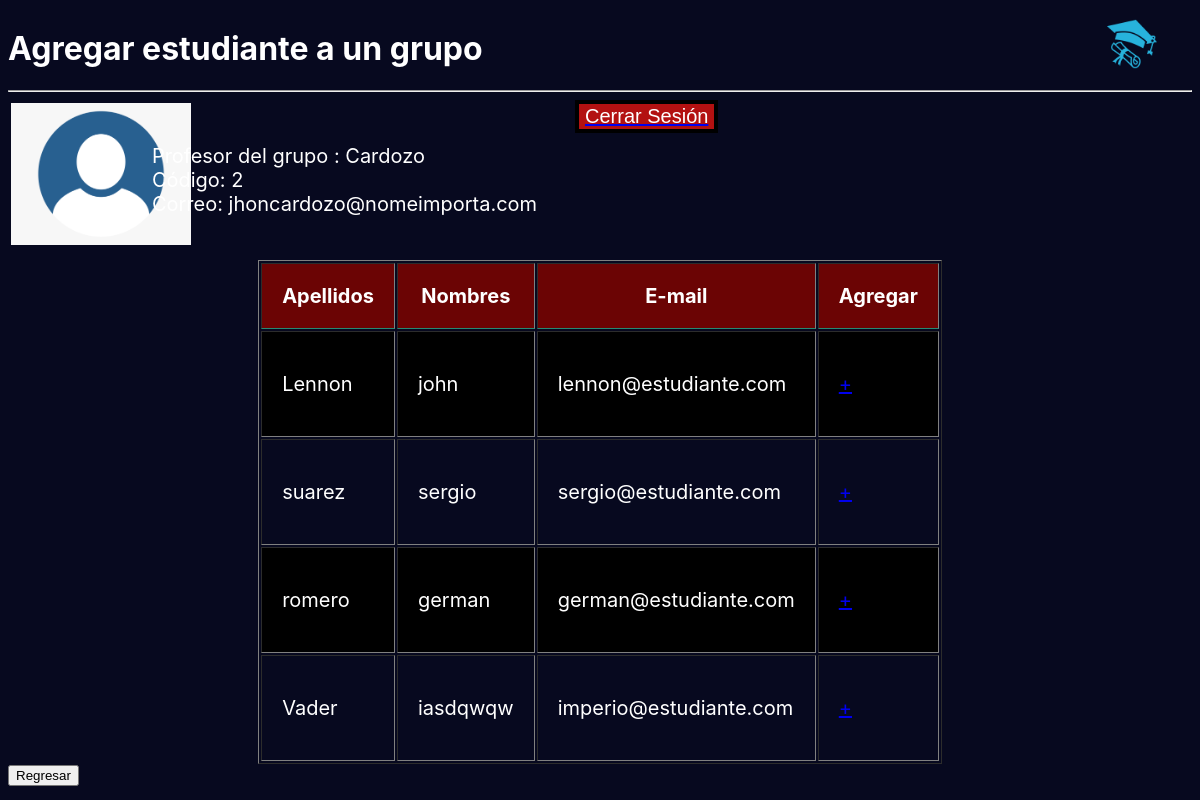
The app's page /index/admin/agregarEstudianteAGrupo/2/ (signed in) with its own data.
### app/models.py (models this page shows, shortened)
class Grupos(models.Model):
    codigo=models.CharField(max_length=50, null=False)
    asignatura=models.CharField(max_length=50, null=False)
    semestre=models.CharField(max_length=50, null=False)
    profesor =models.ForeignKey(Profesores, related_name='grupo', null=True, on_delete=models.PROTECT)
    class Meta:
        app_label='app'

class Profesores (models.Model):
    usuario = models.OneToOneField(
        User,
        on_delete= models.CASCADE,
        primary_key=True,
    )
    catedra=models.BooleanField(default=False)
    def __str__(self):
         return self.usuario.last_name
    class Meta:
        app_label='app'

class Estudiante (models.Model):
    usuario = models.OneToOneField(
        User,
        on_delete= models.CASCADE,
        primary_key=True,
    )
    codigo = models.IntegerField(null=False)
    class Meta:
        app_label='app'

### app/views.py (the view)
# urls.py: path('index/admin/agregarEstudianteAGrupo/<int:id>/', views.agregarEstudianteAGrupo, name='agregarEstudianteAGrupo'),
@login_required
def agregarEstudianteAGrupo(request,id):
    grupoenviado=Grupos.objects.get(id=id)
    estudiantes=Estudiante.objects.all()
    contexto={
        'grupoenviado':grupoenviado,
        'estudiantes':estudiantes
    }
    return render(request,'app/agregarEstudianteAGrupo.html',contexto)

### app/templates/app/agregarEstudianteAGrupo.html
{% extends "app/base.html" %} {% load static %} {%block css%}
<link rel="stylesheet" href="{% static 'app/css/estiloCrearProfesor.css' %}"> {%endblock%} {%block titulo%} + Estudiante {%endblock%} {%block body%}
<div class="contenedor">
    <div class="title">
        <h1>Agregar estudiante a un grupo</h1>
        <hr>
    </div>
    <div class="Datos">
        <div class="FotoPerfil">
            <img src="{% static 'app/img/profilephoto.png' %}" alt="profilephoto" width="180">
        </div>
        <div class="nombres">
            Profesor del grupo : {{grupoenviado.profesor}} <br> Código: {{grupoenviado.id}} <br> Correo: {{grupoenviado.profesor.usuario.email}}
        </div>
        <div class="cerrarsesion1">
            <a href="{% url 'app:cerrarsesion' %}">
                <input class="cerrarsesion" type="submit" value="Cerrar Sesión">
            </a>
        </div>
    </div>
    <div class="creacion">
        <div class="tabla">
            <table id="tablagrupos" border="1">
                <tr class="cabezaestudiantes">
                    <th>Apellidos</th>
                    <th>Nombres</th>
                    <th>E-mail</th>
                    <th>Agregar</th>
                </tr>
                {%for ver in estudiantes %}
                <tr>
                    <td>{{ver.usuario.last_name}}</td>
                    <td>{{ver.usuario.username}}</td>
                    <td>{{ver.usuario.email}}</td>
                    <td>
                        <a href="{% url 'app:agregarestudianteagrupoForm' ver.usuario.id grupoenviado.id %}">
                            <p>+</p>
                        </a>
                    </td>
                </tr>
                {% endfor %}
            </table>
        </div>
    </div>
    <a href="{% url 'app:admin' %}">
        <input class="Boton" type="submit" value="Regresar">
    </a>
</div>
{%endblock%}

### app/static/app/css/estiloCrearProfesor.css (style rules this page uses)
html { background-color: #07091f; font-family: -apple-system, BlinkMacSystemFont, 'Segoe UI', Roboto, Oxygen, Ubuntu, Cantarell, 'Open Sans', 'Helvetica Neue', sans-serif; }
.cerrarsesion { background-color: #b31111; border: 4px solid #000000; color: rgb(255, 255, 255); text-align: center; text-decoration: double; font-size: larger; display: inline; font-size: 20px; top: 100px; left: 900px; cursor: pointer; }
.contenedor { color: white; display: grid; grid-template: 0.1fr 1fr auto / auto ; }
.Datos { width: 60%; height: 20vh; display: grid; grid-template: auto / 0.1fr auto 0.3fr; }
.FotoPerfil { width: 100px; padding: 3px; float: left; grid-row: 1/2; grid-column: 1/2; display: grid; justify-items: left; align-items: left; }
.nombres { color: white; font-family: -apple-system, BlinkMacSystemFont, 'Segoe UI', Roboto, Oxygen, Ubuntu, Cantarell, 'Open Sans', 'Helvetica Neue', sans-serif; font-size: 20px; grid-row: 1/2; grid-column: 2/3; display: grid; justify-items: center; align-items: center; }
.creacion { font-family: -apple-system, BlinkMacSystemFont, 'Segoe UI', Roboto, Oxygen, Ubuntu, Cantarell, 'Open Sans', 'Helvetica Neue', sans-serif; font-size: 20px; display: grid; align-items: center; justify-content: center; }
.cabezaestudiantes { background-color: #6b0404; border-bottom: solid 5px #0f362d; }
tr:nth-child(even) { background-color: black; }
td,th { padding: 20px; }

### records on screen
Grupos: profesor "Cardozo", id "2", profesor.usuario.email "jhoncardozo@nomeimporta.com"
Estudiante: usuario.last_name "Lennon", usuario.username "john", usuario.email "lennon@estudiante.com"
Estudiante: usuario.last_name "suarez", usuario.username "sergio", usuario.email "sergio@estudiante.com"
Estudiante: usuario.last_name "romero", usuario.username "german", usuario.email "german@estudiante.com"
Estudiante: usuario.last_name "Vader", usuario.username "iasdqwqw", usuario.email "imperio@estudiante.com"
